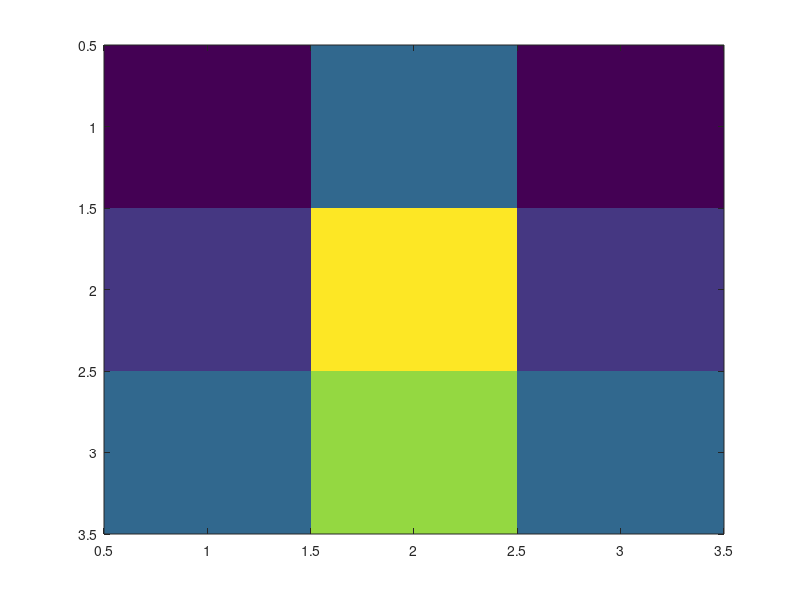
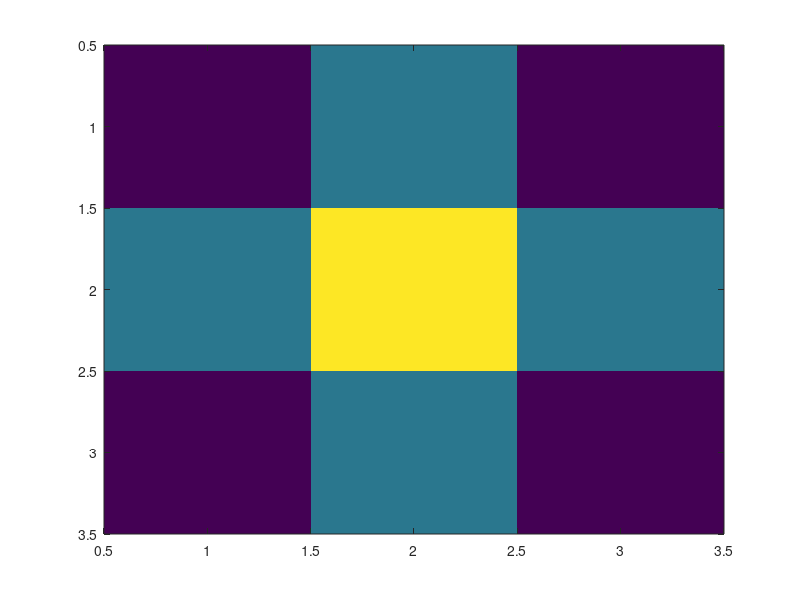

MATLAB code to generate these figures, in order:
x = zeros(3,3,6);
y = [3,5,3;4,9,4;5,8,5];
z = [3,5,3;5,8,5;3,5,3];

for i = 1:2
    figure();
    if i == 1
        imagesc(y);
    else
        imagesc(z);
    end
end
% x(:,:,1) = y;
% x(:,:,2) = y;
% x(:,:,3) = [7,7,7;7,5,4;9,3,5];
% x = x(:,:,1) + x(:,:,2) + x(:,:,3);

            


